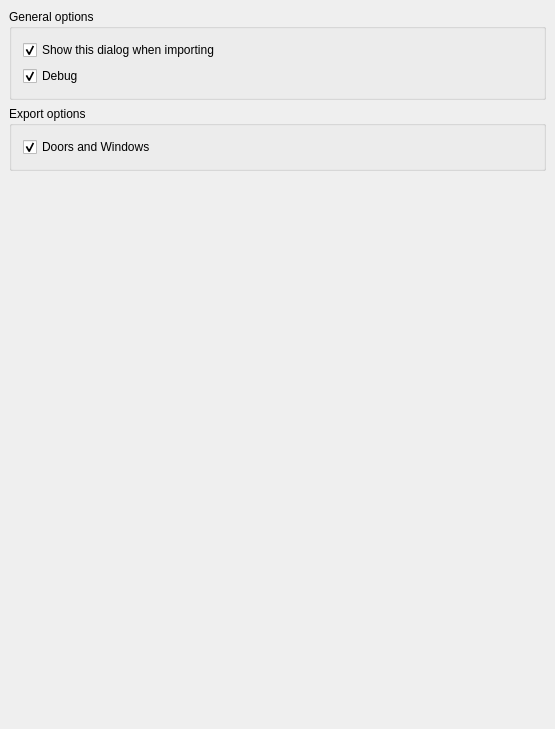
<?xml version="1.0" encoding="UTF-8"?>
<ui version="4.0">
  <class>Gui::Dialog::DlgSettingsArch</class>
  <widget class="QWidget" name="Gui::Dialog::DlgSettingsArch">
    <property name="geometry">
      <rect>
        <x>0</x>
        <y>0</y>
        <width>555</width>
        <height>729</height>
      </rect>
    </property>
    <property name="windowTitle">
      <string>SH3D export</string>
    </property>
    <layout class="QVBoxLayout">
      <property name="spacing">
        <number>6</number>
      </property>
      <property name="margin">
        <number>9</number>
      </property>
      <item>
        <widget class="QGroupBox" name="groupBox_3">
          <property name="title">
            <string>General options</string>
          </property>
          <layout class="QVBoxLayout" name="verticalLayout_3">
            <item>
              <widget class="Gui::PrefCheckBox" name="checkBox_1">
                <property name="text">
                  <string>Show this dialog when importing</string>
                </property>
                <property name="prefEntry" stdset="0">
                  <cstring>sh3dShowExportDialog</cstring>
                </property>
                <property name="prefPath" stdset="0">
                  <cstring>Mod/Arch</cstring>
                </property>
                <property name="checked">
                  <bool>true</bool>
                </property>
              </widget>
            </item>
            <item>
              <widget class="Gui::PrefCheckBox" name="checkBox_3">
                <property name="toolTip">
                  <string>Whether to debug the export process</string>
                </property>
                <property name="text">
                  <string>Debug</string>
                </property>
                <property name="prefEntry" stdset="0">
                  <cstring>sh3dDebugExport</cstring>
                </property>
                <property name="prefPath" stdset="0">
                  <cstring>Mod/Arch</cstring>
                </property>
                <property name="checked">
                  <bool>true</bool>
                </property>
              </widget>
            </item>
          </layout>
        </widget>
      </item>
      <item>
        <widget class="QGroupBox" name="groupBox_2">
          <property name="title">
            <string>Export options</string>
          </property>
          <layout class="QVBoxLayout" name="verticalLayout">
            <item>
              <widget class="Gui::PrefCheckBox" name="checkBox_3">
                <property name="toolTip">
                  <string>Whether to export the model's doors and windows</string>
                </property>
                <property name="text">
                  <string>Doors and Windows</string>
                </property>
                <property name="prefEntry" stdset="0">
                  <cstring>sh3dExportDoorsAndWindows</cstring>
                </property>
                <property name="prefPath" stdset="0">
                  <cstring>Mod/Arch</cstring>
                </property>
                <property name="checked">
                  <bool>true</bool>
                </property>
              </widget>
            </item>
          </layout>
        </widget>
      </item>
      <item>
        <spacer name="verticalSpacer">
          <property name="orientation">
            <enum>Qt::Vertical</enum>
          </property>
          <property name="sizeHint" stdset="0">
            <size>
              <width>20</width>
              <height>40</height>
            </size>
          </property>
        </spacer>
      </item>
    </layout>
  </widget>
  <layoutdefault spacing="6" margin="11" />
  <pixmapfunction>qPixmapFromMimeSource</pixmapfunction>
  <customwidgets>
    <customwidget>
      <class>Gui::PrefSpinBox</class>
      <extends>QSpinBox</extends>
      <header>Gui/PrefWidgets.h</header>
    </customwidget>
    <customwidget>
      <class>Gui::PrefCheckBox</class>
      <extends>QCheckBox</extends>
      <header>Gui/PrefWidgets.h</header>
    </customwidget>
    <customwidget>
      <class>Gui::PrefComboBox</class>
      <extends>QComboBox</extends>
      <header>Gui/PrefWidgets.h</header>
    </customwidget>
    <customwidget>
      <class>Gui::PrefLineEdit</class>
      <extends>QLineEdit</extends>
      <header>Gui/PrefWidgets.h</header>
    </customwidget>
  </customwidgets>
  <resources />
  <connections />
</ui>
